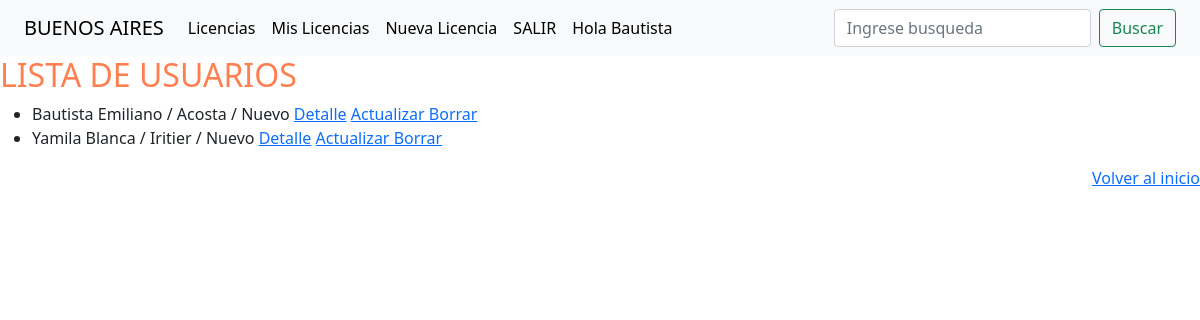
Page /licencia/lista/mine (signed in) on the committed database.
### Licencia/models.py (models this page shows, shortened)
class Licencias(models.Model):                                                                           # Heredamos propiedades del model
    nombre = models.CharField(max_length=100)
    apellido =  models.CharField(max_length=100)
    documento =  models.CharField(max_length=100)
    motivo =  models.CharField(max_length=100, choices=MOTIVO, default= MOTIVO_NUEVO)
    foto = models.ImageField(null=True, blank=True , upload_to='mi_licencia')
    id_usuario = models.ForeignKey(to=User, on_delete=models.CASCADE, related_name='id_usuario')

### Licencia/views.py (the view)
# urls.py: path('licencia/lista/mine', LicenciasMineList.as_view(), name='licencia-mine')
class LicenciasMineList(LoginRequiredMixin, LicenciasList):
    def get_queryset(self):
        return Licencias.objects.filter(id_usuario=self.request.user.id).all()

### Licencia/templates/Licencia/Licencias_list.html
{% extends 'Licencia/indice.html' %}
{% load static %}
{% block central %}
    <h2 style="color: coral;">LISTA DE USUARIOS</h2>
    <ul>
    {% for n in usuario  %}
    <li> {{n.nombre}} / {{n.apellido}} / {{n.motivo}}
            <a href="{% url 'licencia-detalle' n.id %}">Detalle</a>
        {% if user.is_authenticated and user.id == n.id_usuario.id %}
            <a href="{% url 'licencia-actualizar' n.id %}">Actualizar </a>
            <a href="{% url 'licencia-borrar' n.id %}">Borrar</a>
        {% endif %}
    </li>
       {% endfor %}
    </ul>
{% endblock %}

### Licencia/templates/Licencia/indice.html (shortened to what this page needs)
<!DOCTYPE html>
<html lang="en">
    {% load static %}
<head>
    <link href="https://cdn.jsdelivr.net/npm/bootstrap@5.3.0-alpha3/dist/css/bootstrap.min.css" rel="stylesheet">
    <link href="https://cdn.jsdelivr.net/npm/bootstrap@5.0.0-beta1/dist/css/bootstrap.min.css" rel="stylesheet">
    <nav class="navbar navbar-expand-lg bg-body-tertiary" >
        <div class="container-fluid">
            <a class="navbar-brand" href="{% url 'indice' %}">BUENOS AIRES </a>
          <div class="collapse navbar-collapse" id="navbarSupportedContent">
                <ul class="navbar-nav me-auto mb-2 mb-lg-0">
                    {% if user.is_authenticated %}
                        <li class="nav-item">
                            <a class="nav-link active" aria-current="page" href="{% url 'licencia-lista' %}">Licencias</a>
                        </li>
                        <li class="nav-item">
                            <a class="nav-link active" aria-current="page" href="{% url 'licencia-mine' %}">Mis Licencias</a>
                        </li>
                        <li class="nav-item">
                            <a class="nav-link active" href='{% url 'licencia-crear' %}'>Nueva Licencia</a>
                        </li>
                        <li class="nav-item">
                            <a class="nav-link active" href='{% url 'logout' %}'>SALIR</a>
                        </li>
                        <li class="nav-item">
                            <a class="nav-link active" href='{% url 'indice' %}'>Hola {{user.username}}</a>
                        </li>
                    {% endif %}
                </ul>
                {% if user.is_authenticated %}
                    <form action="{% url 'licencia-buscar' %}" class="d-flex" role="search">
                        <input class="form-control me-2" name="criterio"  type="search" placeholder="Ingrese busqueda" aria-label="Search">
                        <button class="btn btn-outline-success" type="submit">Buscar</button>
                    </form>
                {% endif %}
            </div>
        </div>
    </nav>
</head>
</html>
<body>
    {% block central %}{% endblock %}
    <footer>
        <div style="text-align: right;" >
            <a href="{% url 'indice' %}">Volver al inicio</a>
        </div>
    </footer>
</body>
</html>

### rows in the picture
Licencias: nombre "Bautista Emiliano", apellido "Acosta", motivo "Nuevo", shows "Actualizar"
Licencias: nombre "Yamila Blanca", apellido "Iritier", motivo "Nuevo", shows "Actualizar"

### other values in the picture
{{ user.username }} "Bautista"
